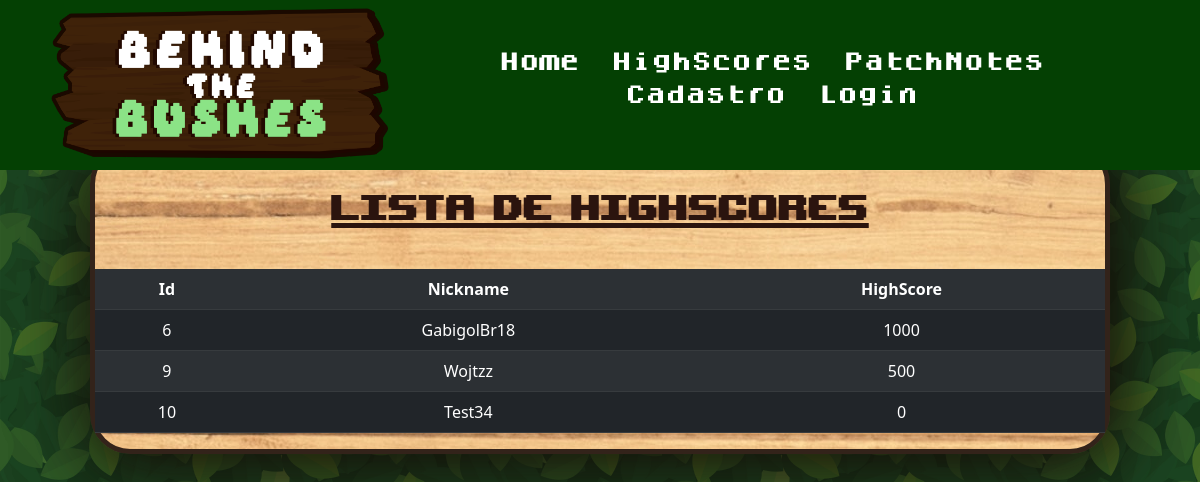
Screenshot of /ListaPontuacoes.php with the database file from the repository.
### tables this page shows
CREATE TABLE `tbusuario` (
  `Id` int(11) NOT NULL,
  `NomeUsuario` varchar(30) NOT NULL,
  `SobrenomeUsuario` varchar(50) NOT NULL,
  `NickUsuario` varchar(30) NOT NULL,
  `EmailUsuario` varchar(50) NOT NULL,
  `SenhaUsuario` varchar(30) NOT NULL,
  `TipoUsuario` char(5) NOT NULL,
  `HighScore` int(6) NOT NULL
);

### ListaPontuacoes.php (the view, shortened to what this page needs)
<!DOCTYPE html>
<html lang="pt-br">
<head>
    <link href="https://cdn.jsdelivr.net/npm/bootstrap@5.2.3/dist/css/bootstrap.min.css" rel="stylesheet">
</head>
<body>
   <?php
        require_once("Header.php");
   ?>
    <div class = "container1">
        <div class = "div1">
            <p class="p1">Lista de HighScores</p>
            <?php
             $sql = "SELECT * FROM tbusuario order by HighScore DESC";
            $dadosUsuario = $conn->query($sql);
            if($dadosUsuario->num_rows > 0){
            ?>
                <table class="table table-dark table-striped">
                    <tr class="table-active">
                        <th>Id</th>
                        <th>Nickname</th>
                        <th>HighScore</th>
                    </tr>
                <?php
                    while($exibir = $dadosUsuario->fetch_assoc()){
                ?>
                    <tr>
                        <td><?php echo $exibir["Id"]?></td>
                        <td><?php echo $exibir["NickUsuario"]?></td>
                        <td><?php echo $exibir["HighScore"]?></td>
                    </tr>
                <?php
                    }
                ?>
            </table>
            <?php
            }
            ?>
        </div>
    </div>
</body>
</html>

### ListaPontuacoesStyle.css (style rules this page uses)
body { background-image: url(Images/Bush1.png); background-repeat: repeat; text-align: center; }
.container1 { margin-top: 3%; display: flex; justify-content: center; text-align: center; }
.div1 { background-image: url(Images/woodenTexture.jpg); width: 85%; height: 50%; background-repeat: no-repeat; border-style: solid; border-width: 5px; border-color: rgb(51, 35, 26); border-radius: 40px; box-shadow: 5px 5px 75px 5px rgba(24, 7, 7, 0.644), 5px 5px 75px 5px rgba(17, 10, 1, 0.651); text-align: center; }
.p1 { padding-top: -10px; padding-bottom: 10px; font-family: 'Upheaval'; font-size: 50px; color: rgb(43, 20, 14); text-decoration: underline; margin-top: 1.9%; }
table { border-collapse:collapse ; text-align: center; }

### HeaderStyle.css (style rules this page uses)
* { margin: 0; padding: 0; }

### rows the page displays
tbusuario: Id "6", NickUsuario "GabigolBr18", HighScore "1000"
tbusuario: Id "9", NickUsuario "Wojtzz", HighScore "500"
tbusuario: Id "10", NickUsuario "Test34", HighScore "0"
